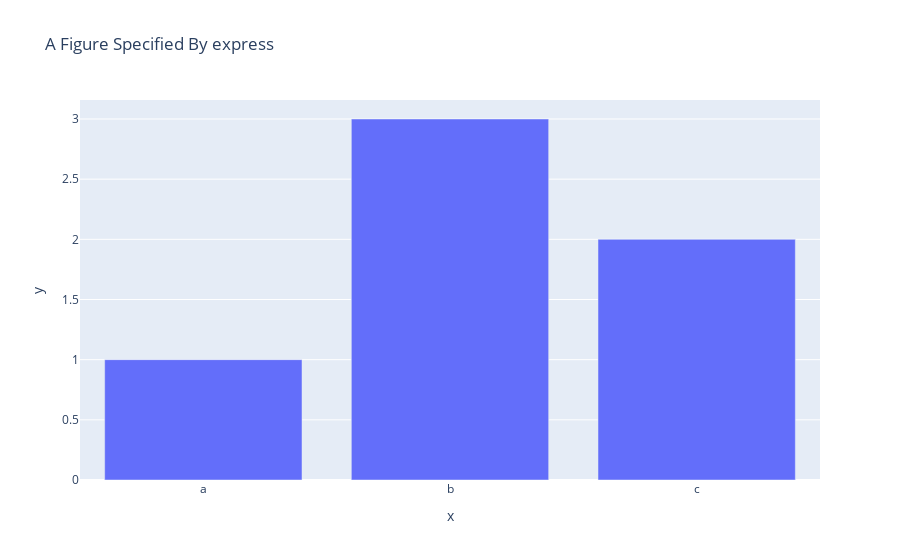

This figure's notebook cell:
### Code cell
import plotly.express as px
fig = px.bar(x=["a", "b", "c"], y=[1, 3, 2],title="A Figure Specified By express")
fig.show()
# 위코드가 에러가 나온다면 아래 주석 코드 추가해야됨
# from IPython.display import HTML
# HTML(fig.to_html())

### Figure 1 — Plotly figure (JSON) as saved in the notebook; plotly's stock layout.template omitted (floating-point values rounded to 4 significant figures)
{"data": [{"alignmentgroup": "True", "hovertemplate": "x=%{x}<br>y=%{y}<extra></extra>", "legendgroup": "", "marker": {"color": "#636efa", "pattern": {"shape": ""}}, "name": "", "offsetgroup": "", "orientation": "v", "showlegend": false, "textposition": "auto", "type": "bar", "x": ["a", "b", "c"], "xaxis": "x", "y": [1, 3, 2], "yaxis": "y"}], "layout": {"barmode": "relative", "legend": {"tracegroupgap": 0}, "title": {"text": "A Figure Specified By express"}, "xaxis": {"anchor": "y", "domain": [0, 1], "title": {"text": "x"}}, "yaxis": {"anchor": "x", "domain": [0, 1], "title": {"text": "y"}}}}
